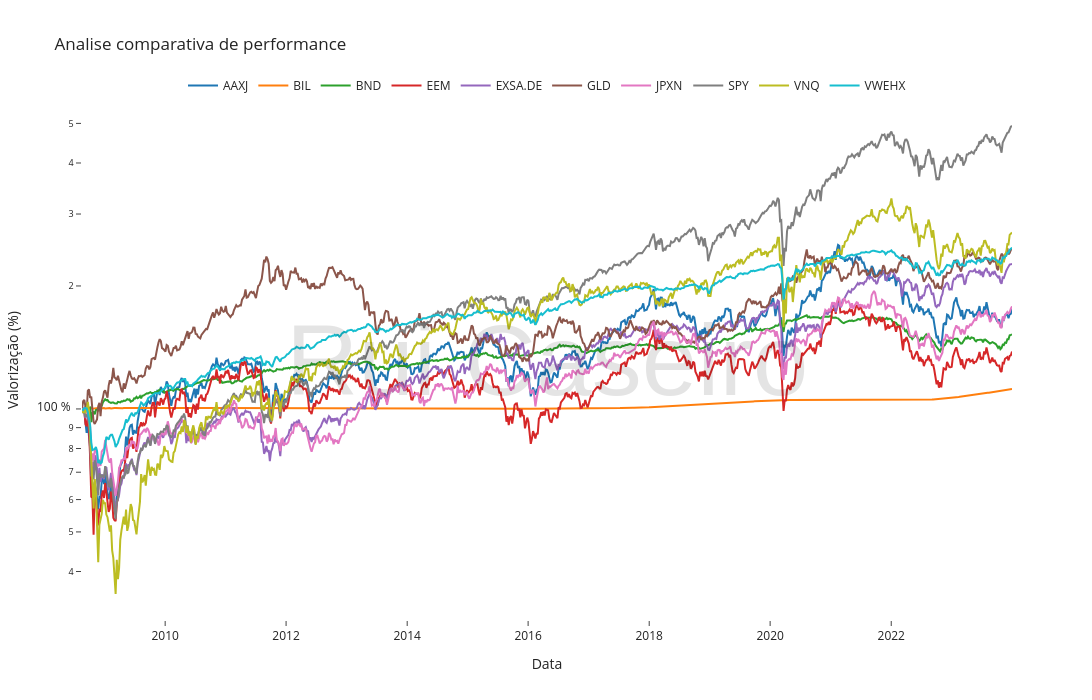

Notebook code cell kept with this figure:
### Markdown cell above
### Gráfico Comparativo Performance

### Code cell
def rebase(df):
    df = df.dropna()
    return (df / df.iloc[0])*100

# Fazer com que as séries temporais comecem do mesmo ponto
df_normalized = rebase(quotes_semanal)

performance_compare = go.Figure()
# Iterate over the tickers list
for column in df_normalized.columns:
    performance_compare.add_trace(go.Scatter(name=f'{column}', x=df_normalized.index, y=df_normalized[column]))

# Add watermark as text
performance_compare.add_annotation(
x=0.5,
y=0.5,
textangle=0,
opacity=0.1,
text="Rui Caseiro",
showarrow=False,
font=dict(family="Arial", size=100, color="black"),
xref="paper",
yref="paper"
)

# Acrescentar tema
performance_compare.update_layout(template='simple_white',
                title='Analise comparativa de performance',
                height=700,
                width=1200,
                hovermode="x unified",
                showlegend=True,
                legend=dict(yanchor="bottom", y=1, xanchor="center",x=0.5, orientation='h'),
                xaxis=dict(title='Data', showgrid=False, zeroline=False, showline=False, mirror=True),
                yaxis=dict(title='Valorização (%)', ticksuffix=' %', showgrid=False, zeroline=True, showline=False, mirror=True, type='log'),
                ).show()

### Figure 1 — Plotly figure (JSON) as saved in the notebook; plotly's stock layout.template omitted (floating-point values rounded to 4 significant figures; data arrays with more than 128 entries replaced by an {"elided": "..."} marker saying what was removed)
{"data": [{"name": "AAXJ", "type": "scatter", "x": {"elided": "803 str values"}, "y": {"elided": "803 float values"}}, {"name": "BIL", "type": "scatter", "x": {"elided": "803 str values"}, "y": {"elided": "803 float values"}}, {"name": "BND", "type": "scatter", "x": {"elided": "803 str values"}, "y": {"elided": "803 float values"}}, {"name": "EEM", "type": "scatter", "x": {"elided": "803 str values"}, "y": {"elided": "803 float values"}}, {"name": "EXSA.DE", "type": "scatter", "x": {"elided": "803 str values"}, "y": {"elided": "803 float values"}}, {"name": "GLD", "type": "scatter", "x": {"elided": "803 str values"}, "y": {"elided": "803 float values"}}, {"name": "JPXN", "type": "scatter", "x": {"elided": "803 str values"}, "y": {"elided": "803 float values"}}, {"name": "SPY", "type": "scatter", "x": {"elided": "803 str values"}, "y": {"elided": "803 float values"}}, {"name": "VNQ", "type": "scatter", "x": {"elided": "803 str values"}, "y": {"elided": "803 float values"}}, {"name": "VWEHX", "type": "scatter", "x": {"elided": "803 str values"}, "y": {"elided": "803 float values"}}], "layout": {"annotations": [{"font": {"color": "black", "family": "Arial", "size": 100}, "opacity": 0.1, "showarrow": false, "text": "Rui Caseiro", "textangle": 0, "x": 0.5, "xref": "paper", "y": 0.5, "yref": "paper"}], "height": 700, "hovermode": "x unified", "legend": {"orientation": "h", "x": 0.5, "xanchor": "center", "y": 1, "yanchor": "bottom"}, "showlegend": true, "title": {"text": "Analise comparativa de performance"}, "width": 1200, "xaxis": {"mirror": true, "showgrid": false, "showline": false, "title": {"text": "Data"}, "zeroline": false}, "yaxis": {"mirror": true, "showgrid": false, "showline": false, "ticksuffix": " %", "title": {"text": "Valorização (%)"}, "type": "log", "zeroline": true}}}
